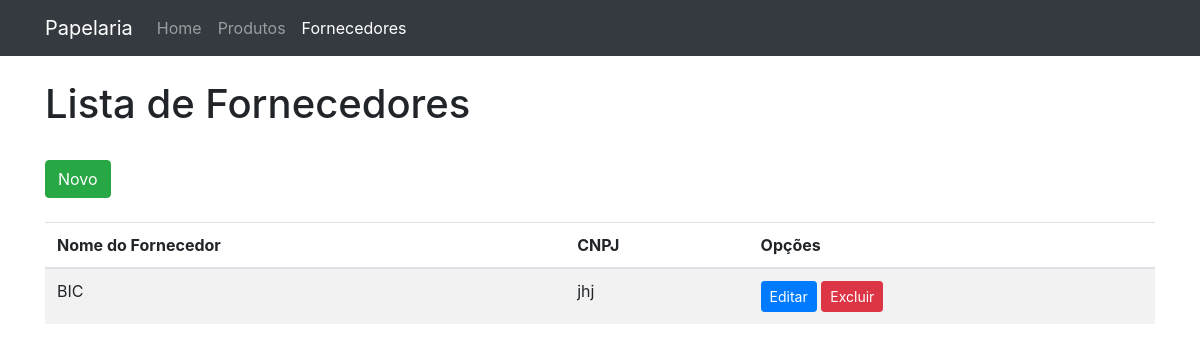
The page /provider on the database as committed earlier.
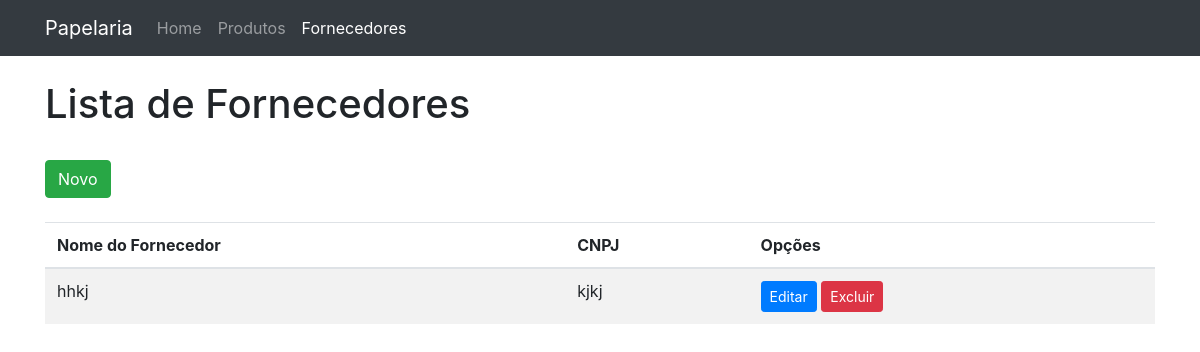
The same page on the database as committed later.
### app/models/provider.py (models this page shows, shortened)
class Provider(db.Model):
    __tablename__ = "provider"
    id              = db.Column(db.Integer,    primary_key=True)
    trading_name    = db.Column(db.String(30), nullable=False)
    company_name    = db.Column(db.String(50), nullable=False)
    document_number = db.Column(db.String(14), nullable=False)
    cnae            = db.Column(db.String(10), nullable=False)
    ie              = db.Column(db.String(10), nullable=False)
    im              = db.Column(db.String(10), nullable=False)
    status          = db.Column(db.String(1),  nullable=True, default='A')
    created_by      = db.Column(db.String(30), nullable=True)
    created_at      = db.Column(db.DateTime,   nullable=True, default=datetime.utcnow)
    updated_by      = db.Column(db.String(30), nullable=True)
    updated_at      = db.Column(db.DateTime,   nullable=True, default=datetime.utcnow)
    address_id      = db.Column(db.Integer, db.ForeignKey('address.id'), nullable=True)
    def __repr__(self):
        return "<Provider %r>" % self.id

### app/controllers/provider.py (the view)
@app.route('/provider', methods=['GET'])
def indexProvider():
    providers = Provider.query.all()
    print(providers)
    return render_template('provider/list.html', providers=providers)

### app/templates/provider/list.html (shortened to what this page needs)
{% extends 'base.html' %}
{% block content %}
    <div class="row">
        <div class="col-md-12">
            <h1>Lista de Fornecedores</h1>
        </div>
    </div>
    <br>
    <div class="row">
        <div class="col-md-12">
            <a href="{{ url_for('createProvider') }}" class="btn btn-success">Novo</a>
        </div>
    </div>
    <br>
    <div class="row">
        <div class="col-md-12">
            <table class="table table-striped">
                <thead>
                    <tr>
                        <th>Nome do Fornecedor</th>
                        <th>CNPJ</th>
                        <th>Opções</th>
                    </tr>
                </thead>
                <tbody>
                    {% for p in providers: %}
                        <tr>
                            <td>{{ p.trading_name }}</td>
                            <td>{{ p.document_number }}</td>
                            <td>
                                <a class="btn btn-primary btn-sm" href="{{ url_for('updateProvider', id=p.id) }}">Editar</a>
                                <a class="btn btn-danger btn-sm" href="{{ url_for('deleteProvider', id=p.id) }}">Excluir</a>
                            </td>
                        </tr>
                    {% endfor %}
                </tbody>
            </table>
        </div>
    </div>
{% endblock %}

### app/templates/base.html (shortened to what this page needs)
<html>
    <head>
        <link rel="stylesheet" href="{{ url_for('static', filename='css/bootstrap.min.css') }}">
        <link rel="stylesheet" href="{{ url_for('static', filename='css/styles.css') }}">
    </head>
    <body>
        <nav class="navbar navbar-expand-lg navbar-dark bg-dark">
            <div class="container">
                <a class="navbar-brand" href="{{ url_for('index') }}">Papelaria</a>
                <div class="collapse navbar-collapse" id="navbarSupportedContent">
                    <ul class="navbar-nav mr-auto">
                        <li class="nav-item {{ 'active' if (request.path == '/') else '' }}">
                            <a class="nav-link" href="{{ url_for('index') }}">Home
                            </a>
                        </li>
                        <li class="nav-item {{ 'active' if (request.path.find('/product') == 0) else '' }}">
                            <a class="nav-link" href="{{ url_for('indexProduct') }}">Produtos</a>
                        </li>
                        <li class="nav-item {{ 'active' if (request.path.find('/provider') == 0) else '' }}">
                            <a class="nav-link" href="{{ url_for('indexProvider') }}">Fornecedores</a>
                        </li>
                    </ul>
                </div>
            </div>
        </nav>
        <br>
        <div class="container">
            {% block content %}
            {% endblock %}
        </div>
        <br>
    </body>
</html>

Rows that differ between the two databases and show on the page:
removed Provider: trading_name "BIC", document_number "jhj"
added Provider: trading_name "hhkj", document_number "kjkj"
